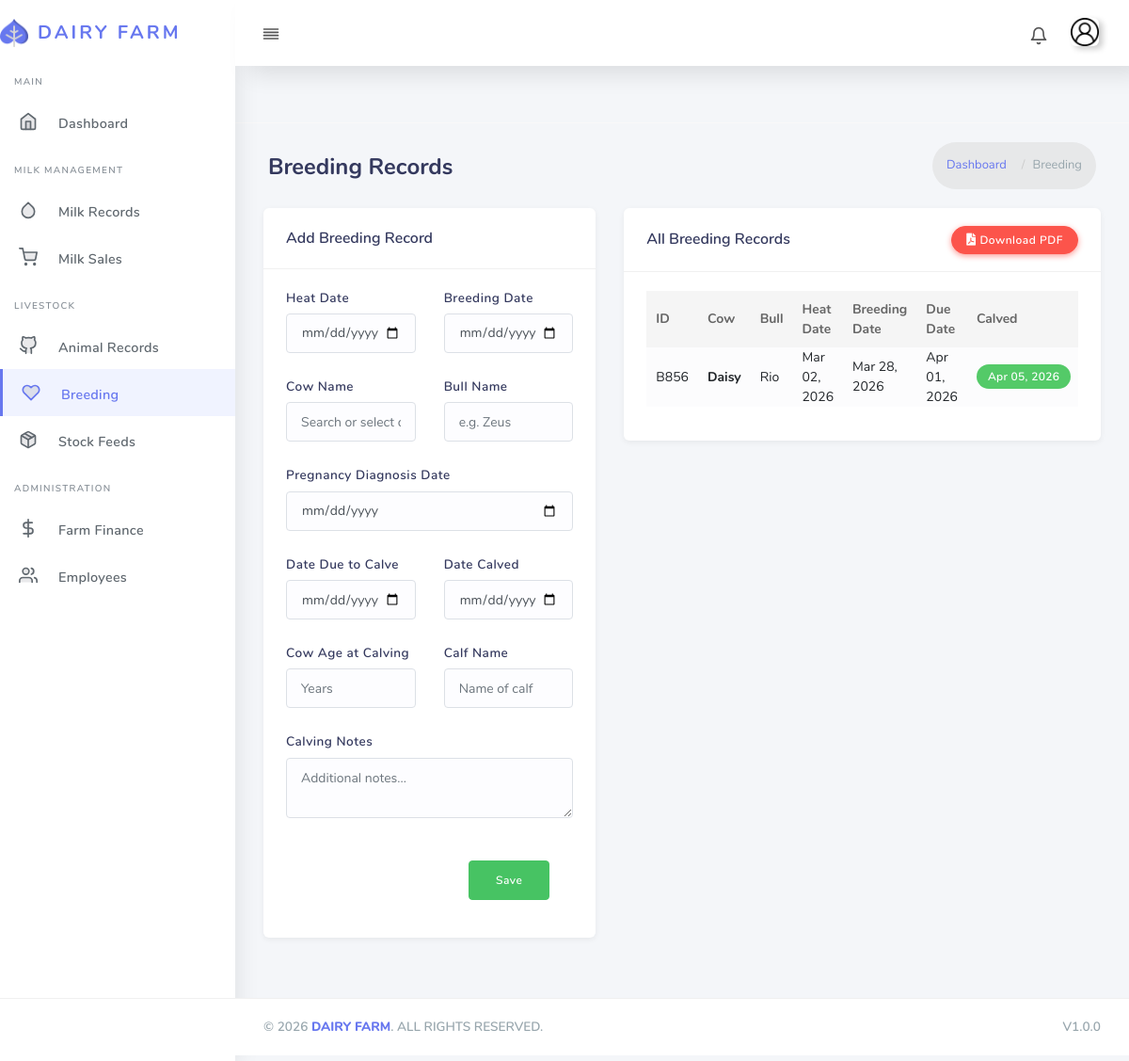
The app's page /breeding/ (signed in) with its own data.
### core/models.py (models this page shows, shortened)
class Breeding(models.Model):
    breeding_id = ShortUUIDField(unique=True, primary_key=True, length=3, max_length=20, prefix="B", alphabet="0123456789")
    heat_date = models.DateField(null=True, blank=True)  # Date when the cow was in heat
    breeding_date = models.DateField()  # Date when breeding occurred
    bull_name = models.CharField(max_length=100)  # Name of the bull
    cow_name = models.CharField(max_length=100)  # Name of the cow
    pregnancy_diagnosis_date = models.DateField(null=True, blank=True)  # Date when pregnancy was diagnosed
    date_due_to_calve = models.DateField(null=True, blank=True)  # Expected due date for calving
    date_calved = models.DateField(null=True, blank=True)  # Actual calving date
    age_of_cow_at_calving = models.PositiveIntegerField(null=True, blank=True)  # Age of the cow at the time of calving (in years)
    calf_name = models.CharField(max_length=100, null=True, blank=True)  # Name of the calf
    calving_notes = models.TextField(blank=True, null=True)  # Additional notes regarding the calving process

### core/views.py (the view)
# urls.py: path("breeding/", views.breeding, name="breeding"),
@login_required
def breeding(request, breeding_id=None):
    breeding_obj = None
    if breeding_id:
        breeding_obj = get_object_or_404(Breeding, breeding_id=breeding_id)
    if request.method == 'POST':
        form = BreedingForm(request.POST, instance=breeding_obj)
        if form.is_valid():
            form.save()
            return redirect('core:breeding')
    else:
        form = BreedingForm(instance=breeding_obj)
    breedings_list = Breeding.objects.all().order_by('-breeding_date')
    search_query = request.GET.get('search', '')
    date_from = request.GET.get('date_from', '')
    date_to = request.GET.get('date_to', '')
    if search_query:
        breedings_list = breedings_list.filter(
            Q(cow_name__icontains=search_query) |
            Q(bull_name__icontains=search_query) |
            Q(calf_name__icontains=search_query)
        )
    if date_from:
        breedings_list = breedings_list.filter(breeding_date__gte=date_from)
    if date_to:
        breedings_list = breedings_list.filter(breeding_date__lte=date_to)
    paginator = Paginator(breedings_list, 10)
    page_number = request.GET.get('page')
    breedings = paginator.get_page(page_number)
    cows = Animal.objects.filter(animal_type='Cow').values_list('cow_name', flat=True).order_by('cow_name')
    context = {
        'form': form,
        'breedings': breedings,
        'breeding': breeding_obj,
        'search_query': search_query,
        'date_from': date_from,
        'date_to': date_to,
        'cows': cows,
    }
    return render(request, 'core/breeding.html', context)

### core/forms.py
class BreedingForm(forms.ModelForm):
    class Meta:
        model = Breeding
        exclude = ['breeding_id']
        widgets = {
            'heat_date': forms.DateInput(attrs={'type': 'date'}),
            'breeding_date': forms.DateInput(attrs={'type': 'date'}),
            'pregnancy_diagnosis_date': forms.DateInput(attrs={'type': 'date'}),
            'date_due_to_calve': forms.DateInput(attrs={'type': 'date'}),
            'date_calved': forms.DateInput(attrs={'type': 'date'}),
        }

### templates/core/breeding.html (shortened to what this page needs)
{% extends "partials/base.html" %}
{% load static %}
{% block content %}
<div class="main-content">
  <section class="section">
    <div class="section-header">
      <h1>Breeding Records</h1>
      <div class="section-header-breadcrumb">
        <div class="breadcrumb-item"><a href="{% url 'core:index' %}">Dashboard</a></div>
        <div class="breadcrumb-item active">Breeding</div>
      </div>
    </div>
    <div class="section-body">
      <div class="row">
        <div class="col-12 col-lg-5">
          <div class="card">
            <div class="card-header">
              <h4>{% if breeding %}Edit Record{% else %}Add Breeding Record{% endif %}</h4>
            </div>
            <div class="card-body">
              <form method="POST">
                <div class="row">
                  <div class="col-md-6">
                    <div class="form-group">
                      <label>Heat Date</label>
                      <input type="date" name="heat_date" class="form-control" value="{{ breeding.heat_date|date:'Y-m-d'|default:'' }}">
                    </div>
                  </div>
                  <div class="col-md-6">
                    <div class="form-group">
                      <label>Breeding Date</label>
                      <input type="date" name="breeding_date" class="form-control" value="{{ breeding.breeding_date|date:'Y-m-d'|default:'' }}" required>
                    </div>
                  </div>
                </div>
                <div class="row">
                  <div class="col-md-6">
                    <div class="form-group" style="position:relative;">
                      <label>Cow Name</label>
                      <input type="text" name="cow_name" id="id_cow_name_breeding" class="form-control" value="{{ breeding.cow_name|default:'' }}" placeholder="Search or select cow..." autocomplete="off">
                    </div>
                  </div>
                  <div class="col-md-6">
                    <div class="form-group">
                      <label>Bull Name</label>
                      <input type="text" name="bull_name" class="form-control" value="{{ breeding.bull_name|default:'' }}" placeholder="e.g. Zeus" required>
                    </div>
                  </div>
                </div>
                <div class="form-group">
                  <label>Pregnancy Diagnosis Date</label>
                  <input type="date" name="pregnancy_diagnosis_date" class="form-control" value="{{ breeding.pregnancy_diagnosis_date|date:'Y-m-d'|default:'' }}">
                </div>
                <div class="row">
                  <div class="col-md-6">
                    <div class="form-group">
                      <label>Date Due to Calve</label>
                      <input type="date" name="date_due_to_calve" class="form-control" value="{{ breeding.date_due_to_calve|date:'Y-m-d'|default:'' }}">
                    </div>
                  </div>
                  <div class="col-md-6">
                    <div class="form-group">
                      <label>Date Calved</label>
                      <input type="date" name="date_calved" class="form-control" value="{{ breeding.date_calved|date:'Y-m-d'|default:'' }}">
                    </div>
                  </div>
                </div>
                <div class="row">
                  <div class="col-md-6">
                    <div class="form-group">
                      <label>Cow Age at Calving</label>
                      <input type="number" name="age_of_cow_at_calving" class="form-control" value="{{ breeding.age_of_cow_at_calving|default:'' }}" placeholder="Years">
                    </div>
                  </div>
                  <div class="col-md-6">
                    <div class="form-group">
                      <label>Calf Name</label>
                      <input type="text" name="calf_name" class="form-control" value="{{ breeding.calf_name|default:'' }}" placeholder="Name of calf">
                    </div>
                  </div>
                </div>
                <div class="form-group">
                  <label>Calving Notes</label>
                  <textarea name="calving_notes" class="form-control" rows="2" placeholder="Additional notes...">{{ breeding.calving_notes|default:'' }}</textarea>
                </div>
                <div class="card-footer text-right">
                  {% if breeding %}
                    <button type="submit" class="btn btn-update">Update</button>
                    <a href="{% url 'core:breeding' %}" class="btn btn-cancel">Cancel</a>
                  {% else %}
                    <button type="submit" class="btn btn-save">Save</button>
                  {% endif %}
                </div>
              </form>
            </div>
          </div>
        </div>
        <div class="col-12 col-lg-7">
          <div class="card">
            <div class="card-header d-flex justify-content-between align-items-center">
              <h4>All Breeding Records</h4>
              <button onclick="downloadPDF('breedingTable', 'Breeding Records')" class="btn btn-sm btn-danger"><i class="fas fa-file-pdf mr-1"></i>Download PDF</button>
            </div>
            <div class="card-body">
              <div class="table-responsive">
                <table class="table table-striped" id="breedingTable">
                  <thead>
                    <tr>
                      <th>ID</th>
                      <th>Cow</th>
                      <th>Bull</th>
                      <th>Heat Date</th>
                      <th>Breeding Date</th>
                      <th>Due Date</th>
                      <th>Calved</th>
                    </tr>
                  </thead>
                  <tbody>
                    {% for b in breedings %}
                    <tr>
                      <td>{{ b.breeding_id }}</td>
                      <td><strong>{{ b.cow_name }}</strong></td>
                      <td>{{ b.bull_name }}</td>
                      <td>{{ b.heat_date|date:"M d, Y"|default:"—" }}</td>
                      <td>{{ b.breeding_date|date:"M d, Y" }}</td>
                      <td>{{ b.date_due_to_calve|date:"M d, Y"|default:"—" }}</td>
                      <td>
                        {% if b.date_calved %}
                          <span class="badge badge-success">{{ b.date_calved|date:"M d, Y" }}</span>
                        {% else %}
                          <span class="badge badge-warning">Pending</span>
                        {% endif %}
                      </td>
                    </tr>
                    {% empty %}
                    <tr><td colspan="9" class="text-center text-muted">No breeding records</td></tr>
                    {% endfor %}
                  </tbody>
                </table>
              </div>
            </div>
          </div>
        </div>
      </div>
    </div>
  </section>
</div>
{% endblock content %}

### static/css/custom.css (style rules this page uses)
body { background: #f4f6f9; }
.section-header h1 { font-size: 1.5rem; font-weight: 700; color: #34395e; }
.main-content > .section { padding-top: 10px; }
.card { border: none; border-radius: 6px; box-shadow: 0 2px 6px rgba(0,0,0,0.06); margin-bottom: 24px; }
.card .card-header { border-bottom: 1px solid #f0f0f0; padding: 18px 24px; background: transparent; }
.card .card-header h4 { font-size: 1rem; font-weight: 600; color: #34395e; margin: 0; }
.card .card-body { padding: 20px 24px; }
.form-group label { font-weight: 600; font-size: 0.85rem; color: #34395e; margin-bottom: 6px; }
.form-control { border-radius: 4px; border: 1px solid #dce0e6; padding: 8px 14px; font-size: 0.9rem; transition: border-color 0.2s ease, box-shadow 0.2s ease; }
.card-footer { background: transparent; border-top: 1px solid #f0f0f0; padding: 15px 24px; }
.btn-save { background-color: #47c363; border-color: #47c363; color: #fff; font-weight: 600; padding: 8px 28px; border-radius: 4px; }
.table-striped tbody tr:nth-of-type(odd) { background-color: #fcfcfd; }
.section-header { display: flex; align-items: center; justify-content: space-between; padding-bottom: 15px; }
.section-header-breadcrumb { display: flex; align-items: center; }
.breadcrumb-item + .breadcrumb-item::before { content: "/"; padding: 0 8px; color: #ccc; }
.breadcrumb-item a { color: #6777ef; font-weight: 500; }
.breadcrumb-item:last-child { color: #98a6ad; }

### records on screen
Breeding: breeding_id "B856", cow_name "Daisy", bull_name "Rio", heat_date "Mar 02, 2026", breeding_date "Mar 28, 2026", date_due_to_calve "Apr 01, 2026", date_calved "Apr 05, 2026"
